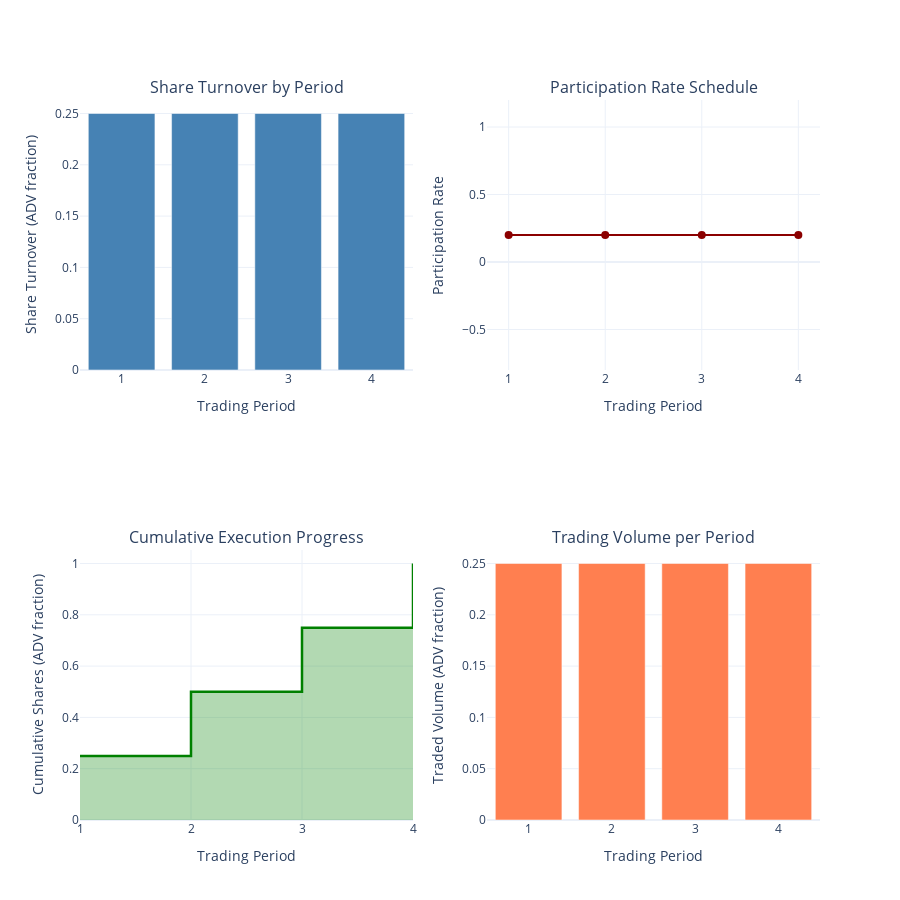

The code cell stored with this chart in its notebook:
### Markdown cell above
## Section 5: Visualize Results

Plot the optimal execution strategy, participation rates, and participation costs over time.

### Code cell
# Create comprehensive interactive visualizations using Plotly
fig = make_subplots(
    rows=2, cols=2,
    subplot_titles=('Share Turnover by Period', 'Participation Rate Schedule',
                    'Cumulative Execution Progress', 'Trading Volume per Period'),
    specs=[[{'type': 'bar'}, {'type': 'scatter'}],
           [{'type': 'scatter'}, {'type': 'bar'}]]
)

# Plot 1: Share Turnover (bar chart)
fig.add_trace(
    go.Bar(
        x=list(range(1, model.N + 1)),
        y=share_turnover,
        name='Share Turnover',
        marker=dict(color='steelblue'),
        showlegend=False
    ),
    row=1, col=1
)

# Plot 2: Participation Rate (line chart)
fig.add_trace(
    go.Scatter(
        x=list(range(1, model.N + 1)),
        y=participation_rate,
        mode='lines+markers',
        name='Participation Rate',
        line=dict(color='darkred', width=2),
        marker=dict(size=8),
        showlegend=False
    ),
    row=1, col=2
)

# Plot 3: Cumulative Shares (step chart with fill)
fig.add_trace(
    go.Scatter(
        x=list(range(1, model.N + 1)),
        y=cumulative_shares,
        mode='lines',
        name='Cumulative Shares',
        line=dict(color='green', width=2.5, shape='hv'),
        fill='tonexty',
        fillcolor='rgba(0, 128, 0, 0.3)',
        showlegend=False
    ),
    row=2, col=1
)

# Plot 4: Volume per period (bar chart)
fig.add_trace(
    go.Bar(
        x=list(range(1, model.N + 1)),
        y=volumes,
        name='Volume',
        marker=dict(color='coral'),
        showlegend=False
    ),
    row=2, col=2
)

# Update layout for better appearance
fig.update_xaxes(title_text='Trading Period', row=1, col=1)
fig.update_yaxes(title_text='Share Turnover (ADV fraction)', row=1, col=1)

fig.update_xaxes(title_text='Trading Period', row=1, col=2)
fig.update_yaxes(title_text='Participation Rate', row=1, col=2)

fig.update_xaxes(title_text='Trading Period', row=2, col=1)
fig.update_yaxes(title_text='Cumulative Shares (ADV fraction)', row=2, col=1)

fig.update_xaxes(title_text='Trading Period', row=2, col=2)
fig.update_yaxes(title_text='Traded Volume (ADV fraction)', row=2, col=2)

fig.update_layout(
    height=900,
    showlegend=False,
    hovermode='x unified',
    template='plotly_white'
)

fig.show()

print("Interactive visualization complete!")

### Figure 1 — Plotly figure (JSON) as saved in the notebook; plotly's stock layout.template omitted (floating-point values rounded to 4 significant figures)
{"data": [{"marker": {"color": "steelblue"}, "name": "Share Turnover", "showlegend": false, "type": "bar", "x": [1, 2, 3, 4], "xaxis": "x", "y": [0.25, 0.25, 0.25, 0.25], "yaxis": "y"}, {"line": {"color": "darkred", "width": 2}, "marker": {"size": 8}, "mode": "lines+markers", "name": "Participation Rate", "showlegend": false, "type": "scatter", "x": [1, 2, 3, 4], "xaxis": "x2", "y": [0.2, 0.2, 0.2, 0.2], "yaxis": "y2"}, {"fill": "tonexty", "fillcolor": "rgba(0, 128, 0, 0.3)", "line": {"color": "green", "shape": "hv", "width": 2.5}, "mode": "lines", "name": "Cumulative Shares", "showlegend": false, "type": "scatter", "x": [1, 2, 3, 4], "xaxis": "x3", "y": [0.25, 0.5, 0.75, 1.0], "yaxis": "y3"}, {"marker": {"color": "coral"}, "name": "Volume", "showlegend": false, "type": "bar", "x": [1, 2, 3, 4], "xaxis": "x4", "y": [0.25, 0.25, 0.25, 0.25], "yaxis": "y4"}], "layout": {"annotations": [{"font": {"size": 16}, "showarrow": false, "text": "Share Turnover by Period", "x": 0.225, "xanchor": "center", "xref": "paper", "y": 1, "yanchor": "bottom", "yref": "paper"}, {"font": {"size": 16}, "showarrow": false, "text": "Participation Rate Schedule", "x": 0.775, "xanchor": "center", "xref": "paper", "y": 1, "yanchor": "bottom", "yref": "paper"}, {"font": {"size": 16}, "showarrow": false, "text": "Cumulative Execution Progress", "x": 0.225, "xanchor": "center", "xref": "paper", "y": 0.375, "yanchor": "bottom", "yref": "paper"}, {"font": {"size": 16}, "showarrow": false, "text": "Trading Volume per Period", "x": 0.775, "xanchor": "center", "xref": "paper", "y": 0.375, "yanchor": "bottom", "yref": "paper"}], "height": 900, "hovermode": "x unified", "showlegend": false, "xaxis": {"anchor": "y", "domain": [0, 0.45], "title": {"text": "Trading Period"}}, "xaxis2": {"anchor": "y2", "domain": [0.55, 1], "title": {"text": "Trading Period"}}, "xaxis3": {"anchor": "y3", "domain": [0, 0.45], "title": {"text": "Trading Period"}}, "xaxis4": {"anchor": "y4", "domain": [0.55, 1], "title": {"text": "Trading Period"}}, "yaxis": {"anchor": "x", "domain": [0.625, 1], "title": {"text": "Share Turnover (ADV fraction)"}}, "yaxis2": {"anchor": "x2", "domain": [0.625, 1], "title": {"text": "Participation Rate"}}, "yaxis3": {"anchor": "x3", "domain": [0, 0.375], "title": {"text": "Cumulative Shares (ADV fraction)"}}, "yaxis4": {"anchor": "x4", "domain": [0, 0.375], "title": {"text": "Traded Volume (ADV fraction)"}}}}
